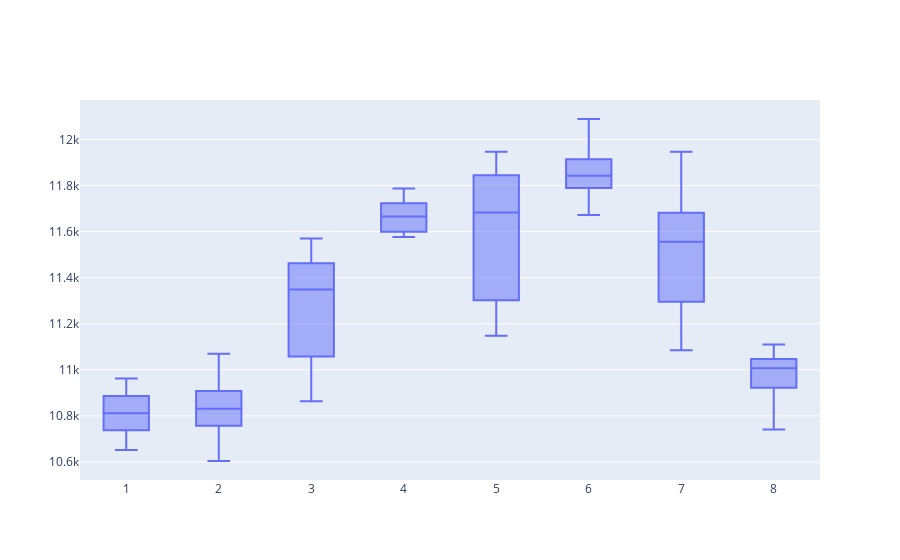

Notebook code cell kept with this figure:
### Markdown cell above
#### Boxplot

### Code cell
trace = go.Box(x = nifty_data['Month'], 
               y = nifty_data['Close'])

data = [trace]

offline.iplot(data)

### Figure 1 — Plotly figure (JSON) as saved in the notebook; plotly's stock layout.template omitted (floating-point values rounded to 4 significant figures; data arrays with more than 128 entries replaced by an {"elided": "..."} marker saying what was removed)
{"data": [{"type": "box", "x": {"elided": "161 int values"}, "y": {"elided": "161 float values"}}], "layout": {}}
